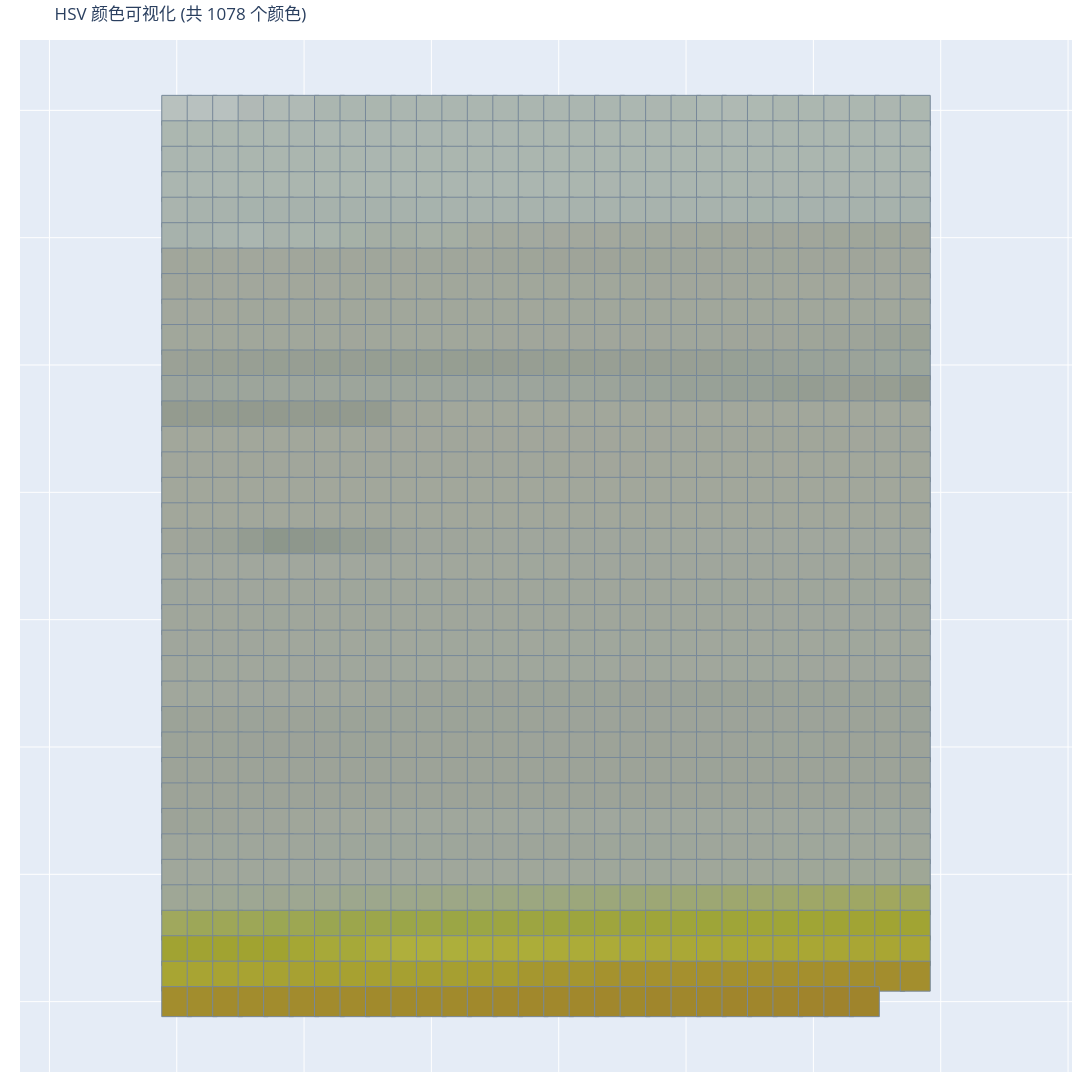

The notebook cell this image was saved under:
### Code cell
# HSV 颜色还原可视化（可交互）
# 自动识别 H/S/V 列（支持不同命名）
cols = data.columns.tolist()
h_col = [c for c in cols if c.lower().startswith('h') or 'hue' in c.lower()][0]
s_col = [c for c in cols if c.lower().startswith('s') or 'sat' in c.lower()][0]
v_col = [c for c in cols if c.lower().startswith('v') or 'val' in c.lower() or 'value' in c.lower()][0]

h = data[h_col].values.astype(float)
s = data[s_col].values.astype(float)
v = data[v_col].values.astype(float)

# 归一化到 0-1 范围
if h.max() > 1:
    h = h / 360.0
if s.max() > 1:
    s = s / 100.0 if s.max() <= 100 else s / 255.0
if v.max() > 1:
    v = v / 100.0 if v.max() <= 100 else v / 255.0

# 组合为 HSV 并转 RGB
hsv = np.stack([h, s, v], axis=-1)
rgb = hsv_to_rgb(hsv)

n = len(rgb)
ncols = min(int(np.ceil(np.sqrt(n))), 30)

# 网格坐标
x = np.arange(n) % ncols
y = -(np.arange(n) // ncols)

# 颜色字符串
colors = [f'rgb({int(r*255)},{int(g*255)},{int(b*255)})' for r, g, b in rgb]

# 时间列
time_col = [c for c in cols if 'time' in c.lower()][0]
time = data[time_col].values.astype(float)

# 悬停文本
hover_text = [
    f'时间: {time[i]:.3f}s  索引: {i}  H: {h[i]*360:.1f}  S: {s[i]*100:.1f}%  V: {v[i]*100:.1f}%  '
    f'RGB: ({int(rgb[i,0]*255)}, {int(rgb[i,1]*255)}, {int(rgb[i,2]*255)})'
    for i in range(n)
]

import plotly.graph_objects as go

fig = go.Figure(go.Scatter(
    x=x, y=y,
    mode='markers',
    marker=dict(
        size=30,
        color=colors,
        symbol='square',
        line=dict(width=1, color='LightSlateGrey')
    ),
    hovertext=hover_text,
    hoverinfo='text'
))

fig.update_layout(
    title=f'HSV 颜色可视化 (共 {n} 个颜色)',
    xaxis=dict(showgrid=True, zeroline=False, showticklabels=False),
    yaxis=dict(showgrid=True, zeroline=False, showticklabels=False, scaleanchor='x'),
    width=ncols*50,
    height=(n//ncols + 1)*50,
    hovermode='closest',
    margin=dict(l=20, r=20, t=40, b=20)
)
fig.show()

print(f'H: {h_col}, S: {s_col}, V: {v_col}, Time: {time_col}')

### Figure 1 — Plotly figure (JSON) as saved in the notebook; plotly's stock layout.template omitted (floating-point values rounded to 4 significant figures; data arrays with more than 128 entries replaced by an {"elided": "..."} marker saying what was removed)
{"data": [{"hoverinfo": "text", "hovertext": {"elided": "1078 str values"}, "marker": {"color": {"elided": "1078 str values"}, "line": {"color": "LightSlateGrey", "width": 1}, "size": 30, "symbol": "square"}, "mode": "markers", "type": "scatter", "x": {"elided": "1078 int values"}, "y": {"elided": "1078 int values"}}], "layout": {"height": 1800, "hovermode": "closest", "margin": {"b": 20, "l": 20, "r": 20, "t": 40}, "title": {"text": "HSV 颜色可视化 (共 1078 个颜色)"}, "width": 1500, "xaxis": {"showgrid": true, "showticklabels": false, "zeroline": false}, "yaxis": {"scaleanchor": "x", "showgrid": true, "showticklabels": false, "zeroline": false}}}
